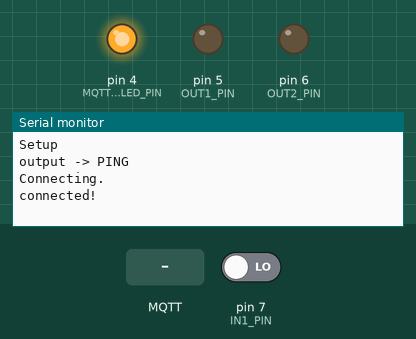
This sketch was run on a simulated Arduino Mega 2560, built with avr-gcc and run on an emulated ATmega2560. Parts: output pins drawn as LEDs (lit = HIGH), the last lines printed to the serial monitor. The test bench sets the inputs (shaded band); at power-on: pin 7 (IN1_PIN) LOW. WiFi joins after 1.5 s; servers stay silent unless stated; random numbers use the default seed unless the sketch sets one; no MQTT or app messages arrive unless stated.

Above: at 2.7 s.
2.8 s: MQTT message "PONG" arrives on the first subscribed topic
At 3.9 s:
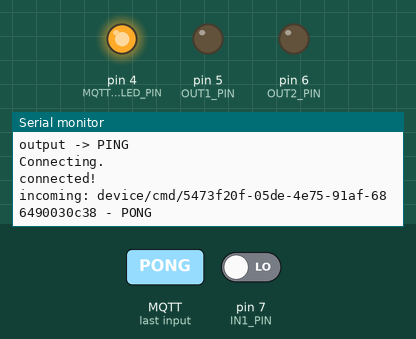
4.3 s: MQTT message "SUCCESS" arrives on the first subscribed topic
At 5.0 s:
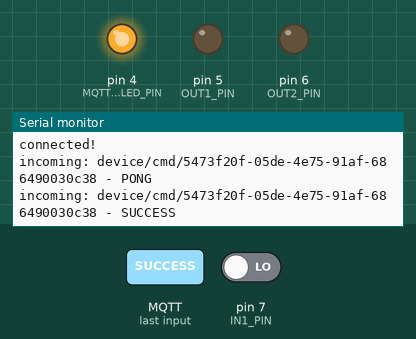
5.8 s: MQTT message "ALREDY_EXIST" arrives on the first subscribed topic
At 6.1 s:
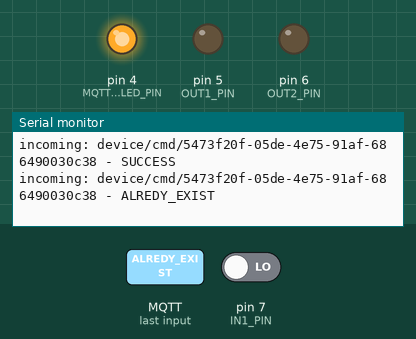

Measured:
- after the input at 2.8 s, the serial monitor: prints a new line at once (image 1)
- after the input at 4.3 s, the serial monitor: prints a new line at once (image 2)
- after the input at 5.8 s, the serial monitor: prints a new line at once (image 3)

The sketch:

MEGA.ino
```cpp
//---------------------------------------------------------------
// Project: Virtuino MQTT ethernet example
// Created by Bloodies
// MQTT Broker: shiftr.io. https://shiftr.io/try.
// MQTT library by Joël Gähwiler: https://github.com/256dpi/arduino-mqtt
//---------------------------------------------------------------

//#include <AsyncMqttClient.h>
//#include <EEPROM.h>
//#include <ArduinoMqttClient.h>
#include <Ethernet.h>
#include <MQTTClient.h>
#include <ArduinoJson.h>

//----------------- board settings -----------------
IPAddress ip(192,168,0,133);
byte mac[] = {0x24, 0xD2, 0x78, 0x5B, 0x68, 0xFF};
char guid[] = "5473f20f-05de-4e75-91af-686490030c38";

EthernetClient net;
MQTTClient client;

unsigned long lastUploadedTime = 0;
byte in1_lastState = 2;
byte in2_lastState = 2;

//------------- MQTT settings and topics------------
const char* broker  = "ems.insyte.ru";
int         port    = 1883;
char mqttUserName[] = "admin@ems.ru";
char mqttPassword[] = "Admin!23";

const char* topic_pub_pingdev   = "device/cmd/pingstatus/5473f20f-05de-4e75-91af-686490030c38";
const char* topic_sub_pingdev   = "device/cmd/5473f20f-05de-4e75-91af-686490030c38";

const char* topic_pub_pingserv  = "server/cmd/5473f20f-05de-4e75-91af-686490030c38";
const char* topic_sub_pingserv  = "server/cmd/pingstatus/5473f20f-05de-4e75-91af-686490030c38";

const char* topic_pub_reg       = "server/registration/5473f20f-05de-4e75-91af-686490030c38";
const char* topic_sub_reg       = "server/registration/status/5473f20f-05de-4e75-91af-686490030c38";

const char* topic_pub_devstatus = "device/cmd/devstatus/5473f20f-05de-4e75-91af-686490030c38";
const char* topic_sub_devstatus = "device/cmd/5473f20f-05de-4e75-91af-686490030c38";

const char* topic_pub_variables = "device/variables/status/5473f20f-05de-4e75-91af-686490030c38";
const char* topic_sub_variables = "device/cmd/5473f20f-05de-4e75-91af-686490030c38";

const char* topic_sub_config    = "device/variables/config/5473f20f-05de-4e75-91af-686490030c38";
const char* topic_pub_config    = "device/variables/status/5473f20f-05de-4e75-91af-686490030c38";

const char* topic_sub_vardata   = "server/status/5473f20f-05de-4e75-91af-686490030c38";
const char* topic_pub_vardata   = "device/variables/5473f20f-05de-4e75-91af-686490030c38";

const unsigned long mqttPostingInterval = 5L * 1000L; // Post sensor data every 5 seconds.

//--------------------- JSON ---------------------


//------------------ PIN settings ------------------
#define MQTT_CONNECTION_LED_PIN 4  // MQTT connection indicator
#define OUT1_PIN 5                 // Led or relay
#define OUT2_PIN 6                 // Led or relay
#define IN1_PIN 7                  // Button

void connect() {
  digitalWrite(MQTT_CONNECTION_LED_PIN, LOW);  // Turn off the MQTT connection LED
  Serial.print("\nConnecting.");
  //--- create a random client id
  char clientID[] = "ARDUINO_0000000000";  // For random generation of client ID.
  for (int i = 9; i < 19 ; i++) clientID[i] =  char(48 + random(10));

  while (!client.connect("Arduino", mqttUserName, mqttPassword)) {
    Serial.print(".");
    digitalWrite(MQTT_CONNECTION_LED_PIN, !digitalRead(MQTT_CONNECTION_LED_PIN));
    delay(1000);
  }
  Serial.println("\nconnected!");
  digitalWrite(MQTT_CONNECTION_LED_PIN, HIGH);

  client.subscribe(topic_sub_pingdev);
  client.subscribe(topic_sub_pingserv);
  client.subscribe(topic_sub_reg);
  client.subscribe(topic_sub_devstatus);
  client.subscribe(topic_sub_variables);
  client.subscribe(topic_sub_config);
  client.subscribe(topic_sub_vardata);
  // client.unsubscribe(topic_sub_out2);
}

//----------------- board settings -----------------
// put your setup code here, to run once:
void setup()
{
  Serial.begin(9600);
  Serial.println("Setup");

  pinMode(MQTT_CONNECTION_LED_PIN, OUTPUT);
  pinMode(OUT1_PIN, OUTPUT);
  pinMode(OUT2_PIN, OUTPUT);
  pinMode(IN1_PIN, INPUT);

  Serial.begin(9600);
  Ethernet.begin(mac);
  client.begin(broker, net);
  client.publish(topic_pub_pingserv, "PING");
  Serial.println("output -> PING");
  client.onMessage(messageReceived);
  connect();
}
//------------------ main program ------------------
// put your main code here, to run repeatedly:
void loop()
{
  client.loop();
  if (!client.connected())connect();

  //---- MQTT upload
  //if (millis() - lastUploadedTime > mqttPostingInterval)
  //{
  //  int sensor1_value = random(100);        // replace the random value with your sensor value
  //  client.publish(topic_pub_sensor1, String(sensor1_value), true, 1);

  //  int sensor2_value = analogRead(A0);
  //  client.publish(topic_pub_sensor2, String(sensor2_value), true, 1); // upload the analog A0 value

  //  lastUploadedTime = millis();
  //}
  //---- check if button is pushed
  byte input1_state = digitalRead(IN1_PIN);
  //if (input1_state != in1_lastState)
  //{
  //  client.publish(topic_pub_in1, String(input1_state), true, 1);
  //  delay(100);
  //  in1_lastState = input1_state;
  //}
}
//------------------ main program ------------------

void messageReceived(String &topic, String &payload)
{
  String RegistrationModel = "{";
  RegistrationModel += "\"GUID\":\"";
  RegistrationModel += "5473f20f-05de-4e75-91af-686490030c38";
  RegistrationModel += "\",\"name\":\"";
  RegistrationModel += "Arduino - test";
  RegistrationModel += "\",\"brand\":\"";
  RegistrationModel += "arduino";
  RegistrationModel += "\",\"model\":\"";
  RegistrationModel += "MEGA 2560";
  RegistrationModel += "\",\"serial_number\":\"";
  RegistrationModel += "153255825568557862";
  RegistrationModel += "\",\"last_changed\":\"";
  RegistrationModel += "2020-05-05T13:04:04Z";
  RegistrationModel += "\",\"start_time\":\"";
  RegistrationModel += "2020-05-05T13:04:04Z";
  RegistrationModel += "\",\"ip\":\"";
  RegistrationModel += "192.168.0.133";
  RegistrationModel += "\",\"gateway\":\"";
  RegistrationModel += "192.168.0.133";
  RegistrationModel += "\",\"mac\":\"";
  RegistrationModel += "24:D2:78:5B:68:FF";
  RegistrationModel += "\",\"timestamp\":\"";
  RegistrationModel += "2020-05-05T13:04:04Z";
  RegistrationModel += "\",\"Internet_channel\":\"";
  RegistrationModel += "ETH";
  RegistrationModel += "\"}";

  float battary = 100.00;
  String DeviceStatusModel = "{";
  DeviceStatusModel += "\"state\":\"";
  DeviceStatusModel += "enabled";
  DeviceStatusModel += "\",\"heath\":\"";
  DeviceStatusModel += "ok";
  DeviceStatusModel += "\",\"power\":\"";
  DeviceStatusModel += "battery";
  DeviceStatusModel += "\",\"battery\":\"";
  DeviceStatusModel += battary;
  DeviceStatusModel += "\",\"Internet_channel\":\"";
  DeviceStatusModel += "ETH";
  DeviceStatusModel += "\"}";

  int id_var = 1;
  bool enabled_var = true;
  int timeout_var = 3000;
  String VariableStatusModel = "{";
  VariableStatusModel += "\"id\":\"";
  VariableStatusModel += id_var;
  VariableStatusModel += "\",\"name\":\"";
  VariableStatusModel += "light";
  VariableStatusModel += "\",\"type\":\"";
  VariableStatusModel += "IN";
  VariableStatusModel += "\",\"data_type\":\"";
  VariableStatusModel += "STRING";
  VariableStatusModel += "\",\"enabled\":\"";
  VariableStatusModel += enabled_var;
  VariableStatusModel += "\",\"timeout\":\"";
  VariableStatusModel += timeout_var;
  VariableStatusModel += "\"}";

  int id_conf = 1;
  bool enabled_conf = true;
  int timeout_conf = 3000;
  bool section_conf = true;
  String DeviceVariablesConfig  = "{";
  DeviceVariablesConfig += "\"id\":\"";
  DeviceVariablesConfig += id_conf;
  DeviceVariablesConfig += "\",\"enabled\":\"";
  DeviceVariablesConfig += enabled_conf;
  DeviceVariablesConfig += "\",\"timeout\":\"";
  DeviceVariablesConfig += timeout_conf;
  DeviceVariablesConfig += "\",\"section\":\"";
  DeviceVariablesConfig += section_conf;
  DeviceVariablesConfig += "\"}";

  int id_data = 1;
  String VariableDataName = "{";
  VariableDataName += "\"id\":\"";
  VariableDataName += id_data;
  VariableDataName += "\",\"timestamp\":\"";
  VariableDataName += "2020-05-05T13:04:04Z";
  VariableDataName += "\",\"value\":\"";
  VariableDataName += "105.2";
  VariableDataName += "\"}";

  Serial.println("incoming: " + topic + " - " + payload);
  if (topic == topic_sub_pingserv)    //recieving from server/cmd/pingstatus/<GUID>
  {
    String text = payload;
    if (text == "PONG")
    {
      Serial.println("Success");
      client.onMessage(messageReceived);
      client.publish(topic_pub_reg, RegistrationModel);
    }
    else
    {
      Serial.println("no answer");
      delay(1000); //таймер на 10 мин
      client.publish(topic_pub_pingserv, "PING");
      client.onMessage(messageReceived);
    }
  }
  if (topic == topic_sub_reg)         //recieving from server/registration/status/<GUID>
  {
    String text = payload;
    if (text == "SUCCESS")
    {
      Serial.println("Success");
      client.onMessage(messageReceived);
    }
    else if (text == "ALREDY_EXIST")
    {
      Serial.println("ALREDY_EXIST");
      client.onMessage(messageReceived);
    }
    else if (text == "ACCESS_DENIED")
    {
      Serial.println("ACCESS_DENIED");
      client.publish(topic_pub_pingserv, "PING");
      client.onMessage(messageReceived);
    }
    else if (text == "INTERNAL_ERROR")
    {
      Serial.println("INTERNAL_ERROR");
      client.publish(topic_pub_pingserv, "PING");
      client.onMessage(messageReceived);
    }
    else
    {
      delay(1000);
      client.publish(topic_pub_pingserv, "PING");
      client.onMessage(messageReceived);
    }
  }
  if (topic == topic_sub_devstatus)   //recieving from device/cmd/<GUID>
  {
    String text = payload;
    if (text == "REQ DEV STATUS ")
    {
      client.publish(topic_pub_devstatus, DeviceStatusModel);
    }
  }
  if (topic == topic_sub_variables)   //recieving from device/cmd/<GUID>
  {
    String text = payload;
    if (text == "REQ DEV VAR STATUS ")
    {
      client.publish(topic_pub_devstatus, VariableStatusModel);
    }
  }
  if (topic == topic_sub_config)      //recieving from device/variables/config/<GUID>
  {
    String text = payload;
    if (text == "")
    {
    }
    else
    {
    }
  }
  if (topic == topic_sub_vardata)     //recieving from server/status/<GUID>
  {
    String text = payload;
    if (text == "")
    {
    }
    else
    {
    }
  }
  if (topic == topic_sub_pingdev)     //recieving from device/cmd/<GUID>
  {
    String text = payload;
    if (text == "")
    {
    }
    else
    {
    }
  }
}
```

JSON.ino
```cpp
/*void HTTP_init(void)
{
  HTTP.on("/RegistrationModel.json", RegistrationModel_JSON); // формирование configs.json страницы для передачи данных в web интерфейс
  HTTP.on("/DeviceStatusModel.json", DeviceStatusModel_JSON);
  HTTP.on("/VariableStatusModel.json", VariableStatusModel_JSON);
  HTTP.on("/DeviceVariablesConfig.json", DeviceVariablesConfig_JSON);
  HTTP.on("/VariableDataName.json", VariableDataName_JSON);
  // Запускаем HTTP сервер
  HTTP.begin();
}
*/
/*char RegistrationModel = "{
                         "GUID": "5473f20f - 05de - 4e75 - 91af - 686490030c38",
                         "name": "Arduino - test",
                         "brand": "arduino",
                         "model": "MEGA 2560",
                         "serial_number": "153255825568557862",
                         "last_changed": "2020 - 05 - 05T13: 04: 04Z",
                         "start_time": "2020 - 05 - 05T13: 04: 04Z",
                         "ip": "192.168.1.100",
                         "gateway": "192.168.1.100",
                         "mac": "24: D2: 78: 5B: 68: FF",
                         "timestamp": "2020 - 05 - 05T13: 04: 04Z",
                         "Internet_channel": "ETH"}";
*/
/*void RegistrationModel_JSON() {
  String RegistrationModel = "{";
  RegistrationModel += "\"GUID\":\"";
  RegistrationModel += "5473f20f - 05de - 4e75 - 91af - 686490030c38";
  RegistrationModel += "\",\"name\":\"";
  RegistrationModel += "Arduino - test";
  RegistrationModel += "\",\"brand\":\"";
  RegistrationModel += "arduino";
  RegistrationModel += "\",\"model\":\"";
  RegistrationModel += "MEGA 2560";
  RegistrationModel += "\",\"serial_number\":\"";
  RegistrationModel += "153255825568557862";
  RegistrationModel += "\",\"last_changed\":\"";
  RegistrationModel += "2020-05-05T13:04:04Z";
  RegistrationModel += "\",\"start_time\":\"";
  RegistrationModel += "2020-05-05T13:04:04Z";
  RegistrationModel += "\",\"ip\":\"";
  RegistrationModel += "192.168.1.100";
  RegistrationModel += "\",\"gateway\":\"";
  RegistrationModel += "192.168.1.100";
  RegistrationModel += "\",\"mac\":\"";
  RegistrationModel += "24:D2:78:5B:68:FF";
  RegistrationModel += "\",\"timestamp\":\"";
  RegistrationModel += "2020-05-05T13:04:04Z";
  RegistrationModel += "\",\"Internet_channel\":\"";
  RegistrationModel += "ETH";
  RegistrationModel += "\"}";
}
*/
/*char DeviceStatusModel = "{
                         "state": "enabled",
                         "heath": "ok",
                         "power": "battery",
                         "battery": 100.00,
                         "Internet_channel": "ETH"}";
*/
/*void DeviceStatusModel_JSON() {
  float _battary = 100.00;
  String DeviceStatusModel = "{";
  DeviceStatusModel += "\"state\":\"";
  DeviceStatusModel += "enabled";
  DeviceStatusModel += "\",\"heath\":\"";
  DeviceStatusModel += "ok";
  DeviceStatusModel += "\",\"power\":\"";
  DeviceStatusModel += "battery";
  DeviceStatusModel += "\",\"battery\":\"";
  DeviceStatusModel += _battary.toString();
  DeviceStatusModel += "\",\"Internet_channel\":\"";
  DeviceStatusModel += "ETH";
  DeviceStatusModel += "\"}";
}
*/
/*char VariableStatusModel = "{
                           "id": 1,
                           "name": "light",
                           "type": "IN",
                           "data_type": "STRING",
                           "enabled": true,
                           "timeout": 3000}";
*/
/*void VariableStatusModel_JSON() {
  int _id_var = 1;
  bool _enabled_var = true;
  int _timeout_var = 3000;
  String VariableStatusModel = "{";
  VariableStatusModel += "\"id\":\"";
  VariableStatusModel += _id_var;
  VariableStatusModel += "\",\"name\":\"";
  VariableStatusModel += "light";
  VariableStatusModel += "\",\"type\":\"";
  VariableStatusModel += "IN";
  VariableStatusModel += "\",\"data_type\":\"";
  VariableStatusModel += "STRING";
  VariableStatusModel += "\",\"enabled\":\"";
  VariableStatusModel += _enabled_var;
  VariableStatusModel += "\",\"timeout\":\"";
  VariableStatusModel += _timeout_var;
  VariableStatusModel += "\"}";
}
*/
/*char DeviceVariablesConfig = "{
                             "id": 1,
                             "enabled": true,
                             "timeout": 3000,
                             "section": true}";
*/
/*void DeviceVariablesConfig_JSON() {
  int _id_conf = 1;
  bool _enabled_conf = true;
  int _timeout_conf = 3000;
  bool _enabled_conf = true;
  String DeviceVariablesConfig  = "{";
  DeviceVariablesConfig += "\"id\":\"";
  DeviceVariablesConfig += _id_conf.toString();
  DeviceVariablesConfig += "\",\"enabled\":\"";
  DeviceVariablesConfig += _enabled_conf.toString();
  DeviceVariablesConfig += "\",\"timeout\":\"";
  DeviceVariablesConfig += _timeout_conf.toString();
  DeviceVariablesConfig += "\",\"section\":\"";
  DeviceVariablesConfig += _enabled_conf.toString();
  DeviceVariablesConfig += "\"}";
}
*/
/*char VariableDataName = "{
                        "id": 1,
                        "timestamp": "2020 - 05 - 05T13: 04: 04Z",
                        "value": "105.2"}";
*/
/*void VariableDataName_JSON() {
  int _id_data = 1;
  String VariableDataName = "{";
  VariableDataName += "\"id\":\"";
  VariableDataName += _id_data.toString();
  VariableDataName += "\",\"timestamp\":\"";
  VariableDataName += "2020-05-05T13:04:04Z";
  VariableDataName += "\",\"value\":\"";
  VariableDataName += "105.2";
  VariableDataName += "\"}";
  HTTP.send(200, "text/json", json);
}
*/
```
